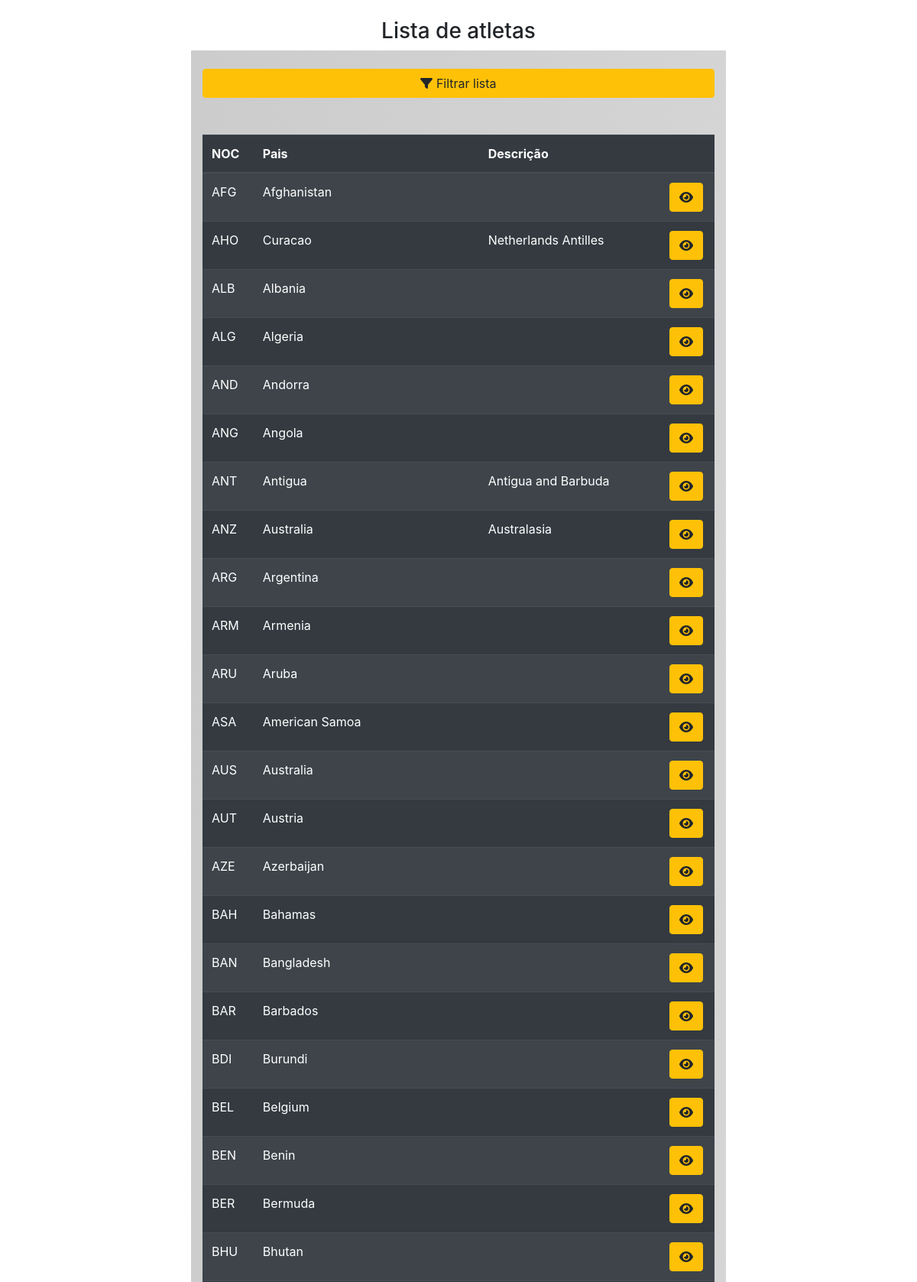
Screenshot of /region/list/ (upper part) with the database file from the repository.
### core/models.py (models this page shows)
class Country(models.Model):
    noc = models.CharField(max_length=3)
    name = models.CharField(max_length=60)
    notes = models.CharField(max_length=60)
    class Meta:
        db_table = 'country'

### core/controllers/pages/views.py (the view)
# urls.py: path('region/list/', page.region_list, name="list_region_view"),
def region_list(request):
    data = {
        'title': "Lista de países",
        'regions': Country.list_all()
    }
    return render(request, 'region/list.html', data)

### core/dao/Country.py (called while the page is built)
def list_all():
    return list(models.Country.objects.all().order_by('noc'))

### templates/region/list.html
{% extends  "models/model-page.html" %}
{% block content %}
    <div align="center">
        <br>
        <h3>Lista de atletas</h3>
        <div class="col col-7 col-sm-7 col-md-4 col-lg-7 col-xs-4 box-gray">
            <br>
            <a type="button"  type="submit" class="btn btn-warning btn-block" href="#">
                <i class="fas fa-filter"></i> Filtrar lista
            </a>
            <br><br>
            <table class="table table-striped table-dark">
                <thead>
                    <tr>
                        <th scope="col">NOC</th>
                        <th scope="col">Pais</th>
                        <th scope="col">Descrição</th>
                        <th scope="col"></th>
                    </tr>
                </thead>
                    <tbody>
                        {% for item in regions %}
                            <tr>
                                <td>
                                    {{item.noc}}
                                </td>
                                <td>
                                    {{item.name}}
                                </td>
                                <td>
                                    {{item.notes}}
                                </td>
                                <td>
                                    <a type="button" type="submit" class="btn btn-warning" href="#">
                                        <i class="fas fa-eye"></i>
                                    </a>
                                </td>
                            </tr>
                        {% endfor %}
                    </tbody>
            </table>
            <br>
        </div>
    </div>
{% endblock %}

### templates/models/model-page.html (shortened to what this page needs)
<!DOCTYPE html>
<html lang="en">
    <head>
        {% include 'models/model-header.html' %}
    </head>
    <body>
        {% load static %}
        {% block content %}
        {% endblock %}
    </body>
</html>

### templates/models/model-header.html (shortened to what this page needs)
<head>
    {% load static %}
    <link type="text/css" href="{% static 'css/all.css' %}" rel="stylesheet"/>
    <link rel="stylesheet" href="https://stackpath.bootstrapcdn.com/bootstrap/4.5.2/css/bootstrap.min.css">
    <link type="text/css" href="{% static 'css/style.css' %}" rel="stylesheet"/>
</head>

### static/css/all.css (style rules this page uses)
.fa-eye:before { content: "\f06e"; }
.fa-filter:before { content: "\f0b0"; }

### static/css/style.css (style rules this page uses)
.box-gray { background-image: linear-gradient(to bottom right, #CCCCCC, #DDDDDD ); }

### rows the page displays
Country: noc "AFG", name "Afghanistan"
Country: noc "AHO", name "Curacao", notes "Netherlands Antilles"
Country: noc "ALB", name "Albania"
Country: noc "ALG", name "Algeria"
Country: noc "AND", name "Andorra"
Country: noc "ANG", name "Angola"
Country: noc "ANT", name "Antigua", notes "Antigua and Barbuda"
Country: noc "ANZ", name "Australia", notes "Australasia"
Country: noc "ARG", name "Argentina"
Country: noc "ARM", name "Armenia"
Country: noc "ARU", name "Aruba"
Country: noc "ASA", name "American Samoa"
Country: noc "AUS", name "Australia"
Country: noc "AUT", name "Austria"
Country: noc "AZE", name "Azerbaijan"
Country: noc "BAH", name "Bahamas"
Country: noc "BAN", name "Bangladesh"
Country: noc "BAR", name "Barbados"
Country: noc "BDI", name "Burundi"
Country: noc "BEL", name "Belgium"
Country: noc "BEN", name "Benin"
Country: noc "BER", name "Bermuda"
Country: noc "BHU", name "Bhutan"
